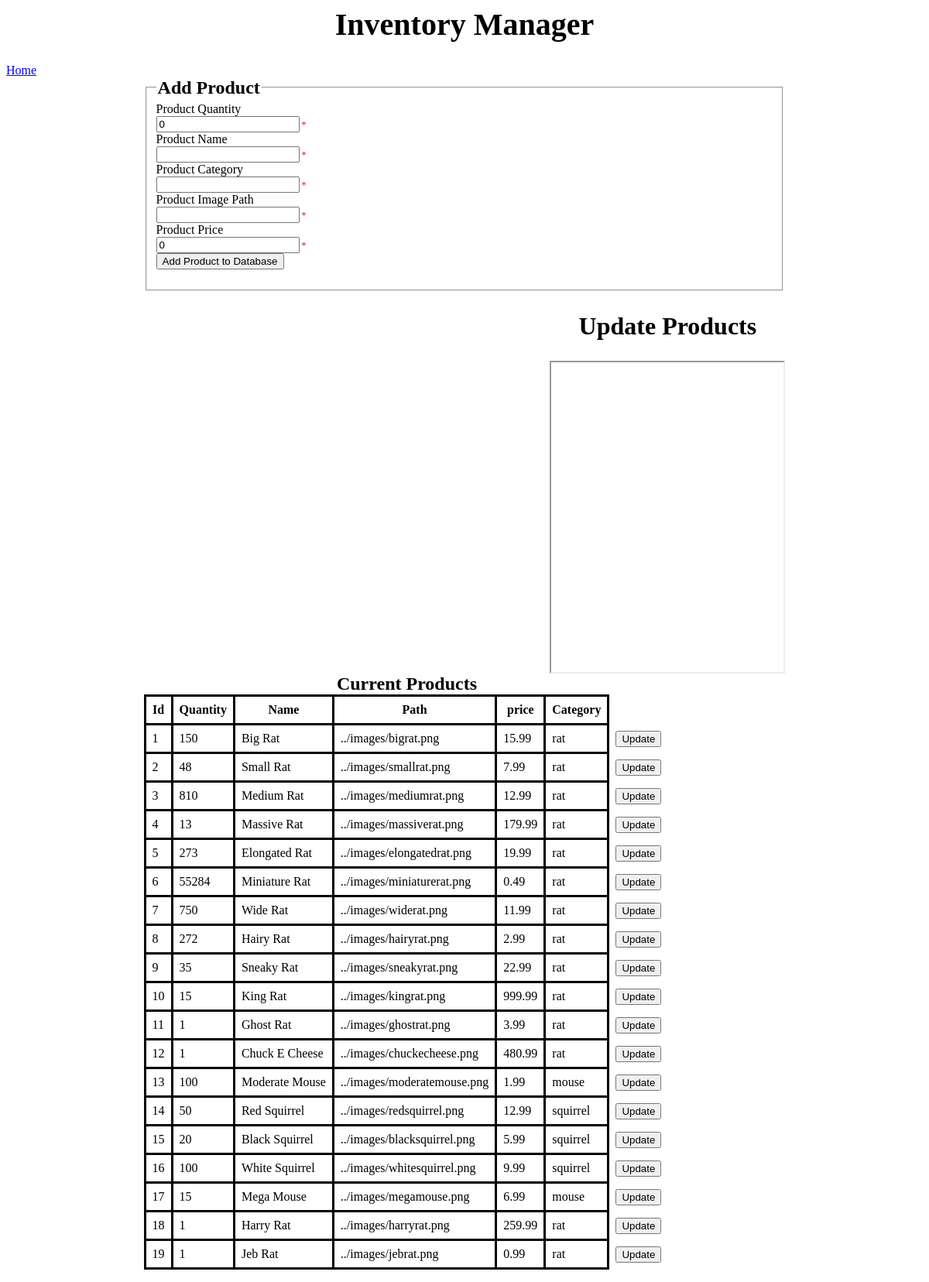
Page /php/InventoryManager.php on the committed database.
### tables this page shows
CREATE TABLE `entity_product` (
  `product_id` int(11) NOT NULL AUTO_INCREMENT,
  `product_quantity` int(11) DEFAULT '0',
  `product_name` varchar(50) NOT NULL,
  `product_img_path` varchar(255) DEFAULT 'default/image/path.png',
  `product_price` float DEFAULT '0',
  `product_category` varchar(20) DEFAULT NULL,
  PRIMARY KEY (`product_id`),
  UNIQUE KEY `product_name` (`product_name`),
  UNIQUE KEY `product_name_2` (`product_name`)
);

### php/InventoryManager.php (the view, shortened to what this page needs)
<DOCTYPE html>
<html lang="en-US">
<head>
    <?php
    $nameErr = $img_pathErr = $quantityErr = $priceErr = $catErr = $sqlMsg = "";
    $name = $img_path = $cat = "";
    $quantity = $price = 0;
    ?>
</head>
<body>
    <header>
        <h1 class="center">Inventory Manager</h1>
    </header>
    <nav>
        <a href="../index.php">Home</a>
    </nav>
    <div id="main">
        <section>
            <fieldset><legend>Add Product</legend>
                <form method="post" action=<?php echo htmlspecialchars($_SERVER["PHP_SELF"]);?>>
                    <label>Product Quantity</label><br/>
                    <input type="number" min="0" name="product_quantity" value="<?php echo $quantity;?>" /><span class="err"> *<?php echo $quantityErr?></span><br/>
                    <label>Product Name</label><br/>
                    <input type="text" name="product_name" value="<?php echo $name;?>" /><span class="err"> *<?php echo $nameErr?></span><br/>
                    <label>Product Category</label><br/>
                    <input type="text" name="product_category" value="<?php echo $cat;?>" /><span class="err"> *<?php echo $catErr?></span><br/>
                    <label>Product Image Path</label><br/>
                    <input type="text" name="product_img_path" value="<?php echo $img_path;?>" /><span class="err"> *<?php echo $img_pathErr?></span><br/>
                    <label>Product Price</label><br/>
                    <input type="number" step="0.01" min="0" name="product_price" value="<?php echo $price;?>" /><span class="err"> *<?php echo $priceErr?></span><br/>
                    <input type="submit" value="Add Product to Database" />
                </form>
            </fieldset>
        </section>
        <section>
            <div id="updateProd">
                <h2 class="center">Update Products</h2>
                <iframe name="editFrame" src="about:blank"></iframe>
            </div>
            <?php
            $conn = connect("localhost", "root", "", "storefront");
            $sql = "SELECT * FROM entity_product;";
            $result = $conn->query($sql);
            echo "<form action='UpdateProduct.php' method='post' target='editFrame' id='updateForm'>";
            echo "<table><tr><th>Id</th><th>Quantity</th><th>Name</th><th>Path</th><th>price</th><th>Category</th></tr>";
            echo "<caption>Current Products</caption>";
            while($row = $result->fetch_assoc()) {
                $id = $row["product_id"];
                echo "<tr>";
                echo "<td>" . $id . "</td><td>" . $row["product_quantity"]. "</td><td>" . $row["product_name"]. "</td><td>" . $row["product_img_path"] . "</td><td>" . $row["product_price"]. "</td><td>" . $row["product_category"] . "</td>";
                echo "<td class='edit'><input type='button' value='Update' onclick='(function() {edit($id);})()' /></td>";
                echo "</tr>";
            }
            echo "</table>";
            echo "</form>";
            ?>
        </section>
    </div>
</body>
</html>

### php/InventoryManager.php (style rules this page uses)
#main { width: 70%; margin: 0 auto; }
#updateProd { float: right; }
.err { color: red; font-size: 0.75em; }
.edit { border: none; }
.center { text-align: center; }
td, th { border: 3px solid black; padding: 8px; }
table { border-collapse: collapse; }
iframe { height: 400px; width: 300px; }
legend { font-size: 1.5em; font-weight: bold; }
caption { font-size: 1.5em; font-weight: bold; }
h1 { font-size: 2.5em; }
h2 { font-size: 2em; }

### rows in the picture
entity_product: product_id "1", product_quantity "150", product_name "Big Rat", product_img_path "../images/bigrat.png", product_price "15.99", product_category "rat"
entity_product: product_id "2", product_quantity "48", product_name "Small Rat", product_img_path "../images/smallrat.png", product_price "7.99", product_category "rat"
entity_product: product_id "3", product_quantity "810", product_name "Medium Rat", product_img_path "../images/mediumrat.png", product_price "12.99", product_category "rat"
entity_product: product_id "4", product_quantity "13", product_name "Massive Rat", product_img_path "../images/massiverat.png", product_price "179.99", product_category "rat"
entity_product: product_id "5", product_quantity "273", product_name "Elongated Rat", product_img_path "../images/elongatedrat.png", product_price "19.99", product_category "rat"
entity_product: product_id "6", product_quantity "55284", product_name "Miniature Rat", product_img_path "../images/miniaturerat.png", product_price "0.49", product_category "rat"
entity_product: product_id "7", product_quantity "750", product_name "Wide Rat", product_img_path "../images/widerat.png", product_price "11.99", product_category "rat"
entity_product: product_id "8", product_quantity "272", product_name "Hairy Rat", product_img_path "../images/hairyrat.png", product_price "2.99", product_category "rat"
entity_product: product_id "9", product_quantity "35", product_name "Sneaky Rat", product_img_path "../images/sneakyrat.png", product_price "22.99", product_category "rat"
entity_product: product_id "10", product_quantity "15", product_name "King Rat", product_img_path "../images/kingrat.png", product_price "999.99", product_category "rat"
entity_product: product_id "11", product_quantity "1", product_name "Ghost Rat", product_img_path "../images/ghostrat.png", product_price "3.99", product_category "rat"
entity_product: product_id "12", product_quantity "1", product_name "Chuck E Cheese", product_img_path "../images/chuckecheese.png", product_price "480.99", product_category "rat"
entity_product: product_id "13", product_quantity "100", product_name "Moderate Mouse", product_img_path "../images/moderatemouse.png", product_price "1.99", product_category "mouse"
entity_product: product_id "14", product_quantity "50", product_name "Red Squirrel", product_img_path "../images/redsquirrel.png", product_price "12.99", product_category "squirrel"
entity_product: product_id "15", product_quantity "20", product_name "Black Squirrel", product_img_path "../images/blacksquirrel.png", product_price "5.99", product_category "squirrel"
entity_product: product_id "16", product_quantity "100", product_name "White Squirrel", product_img_path "../images/whitesquirrel.png", product_price "9.99", product_category "squirrel"
entity_product: product_id "17", product_quantity "15", product_name "Mega Mouse", product_img_path "../images/megamouse.png", product_price "6.99", product_category "mouse"
entity_product: product_id "18", product_quantity "1", product_name "Harry Rat", product_img_path "../images/harryrat.png", product_price "259.99", product_category "rat"
entity_product: product_id "19", product_quantity "1", product_name "Jeb Rat", product_img_path "../images/jebrat.png", product_price "0.99", product_category "rat"
